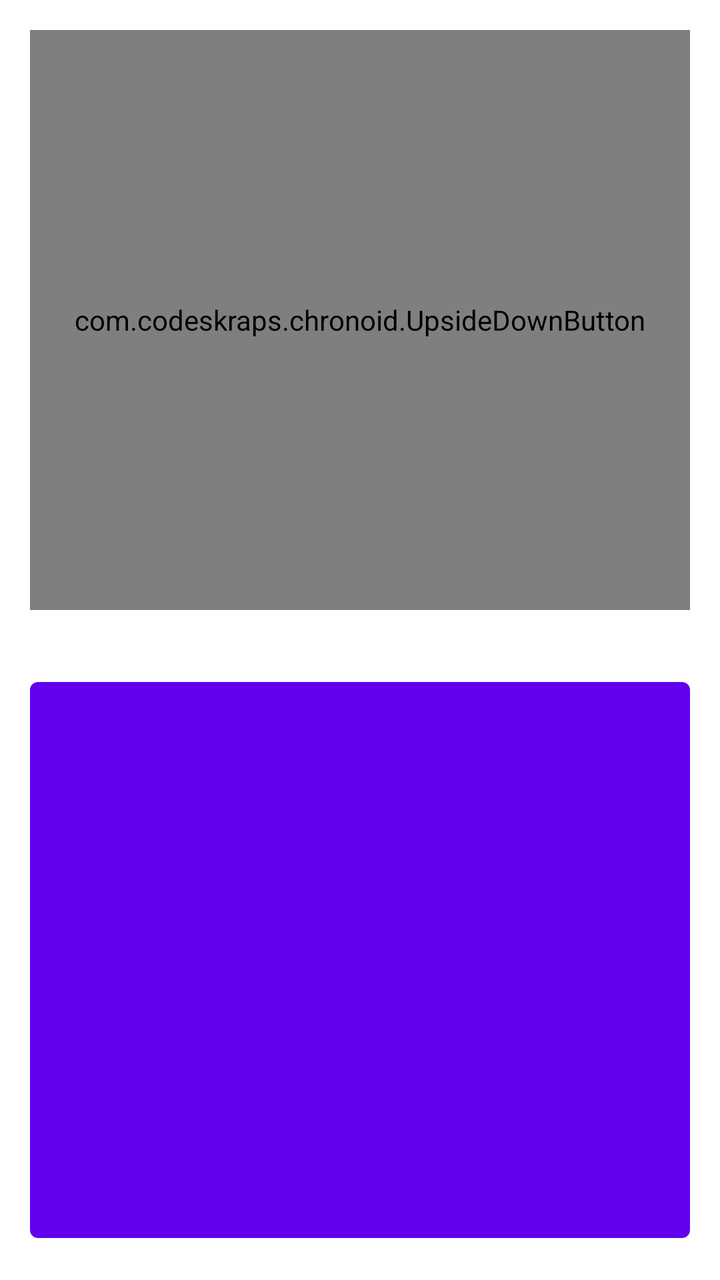
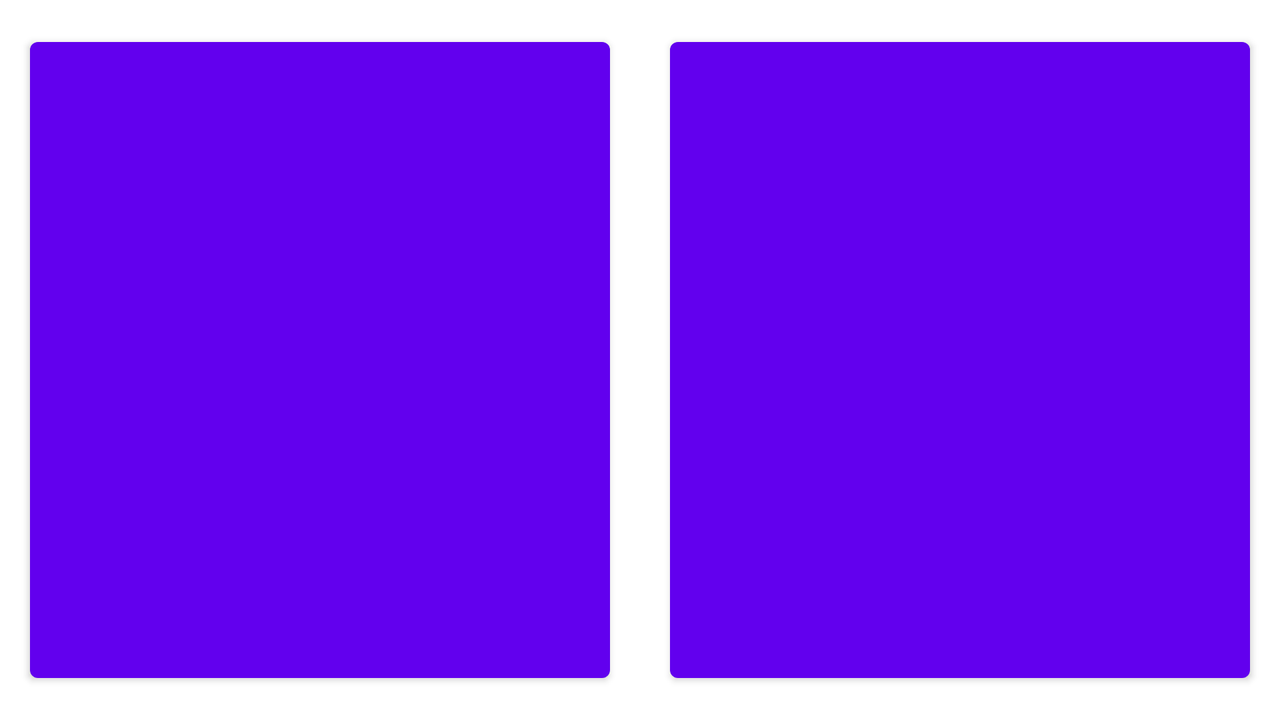

First picture: res/layout/ on a phone held upright. Second picture: the repository's own variant of that layout, on a device whose configuration matches the variant's folder. Source for both follows.
<!-- AndroidManifest.xml: fallback theme Theme.MaterialComponents.DayNight.NoActionBar -->
<!-- res/layout/main.xml -->
<?xml version="1.0" encoding="utf-8"?>
<LinearLayout xmlns:android="http://schemas.android.com/apk/res/android"
    android:layout_width="fill_parent"
    android:layout_height="fill_parent"
    android:orientation="vertical" >

    <Chronometer
        android:id="@+id/chronometer"
        android:layout_width="wrap_content"
        android:layout_height="wrap_content"
        android:visibility="gone" />

    <LinearLayout style="@style/mainLinearLayout" >

        <com.codeskraps.chronoid.UpsideDownButton
            android:id="@+id/btnOne"
            style="@style/btnChronometer" />
    </LinearLayout>

    <LinearLayout style="@style/mainLinearLayout" >

        <Button
            android:id="@+id/btnTwo"
            style="@style/btnChronometer" />
    </LinearLayout>

</LinearLayout>
<!-- resources referenced by this layout -->
<resources>
  <style name="btnChronometer">
          <item name="android:layout_height">fill_parent</item>
          <item name="android:layout_width">fill_parent</item>
          <item name="android:textSize">70dp</item>
          <item name="android:layout_margin">15dp</item>
      </style>
  <style name="mainLinearLayout">
          <item name="android:layout_height">fill_parent</item>
          <item name="android:layout_width">fill_parent</item>
          <item name="android:layout_weight">1</item>
      </style>
</resources>
<!-- res/layout-land/main.xml (the repository's variant of the layout above) -->
<!-- drawn on the phone turned sideways -->
<?xml version="1.0" encoding="utf-8"?>
<LinearLayout xmlns:android="http://schemas.android.com/apk/res/android"
    android:layout_width="fill_parent"
    android:layout_height="fill_parent"
    android:orientation="horizontal" >

    <Chronometer
        android:id="@+id/chronometer"
        android:layout_width="wrap_content"
        android:layout_height="wrap_content"
        android:visibility="gone" />

    <LinearLayout style="@style/mainLinearLayout" >

        <Button
            android:id="@+id/btnTwo"
            style="@style/btnChronometer" />
    </LinearLayout>

    <LinearLayout style="@style/mainLinearLayout" >

        <Button
            android:id="@+id/btnOne"
            style="@style/btnChronometer" />
    </LinearLayout>

</LinearLayout>
